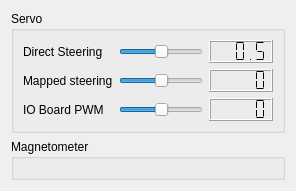
       <widget class="QWidget" name="tab_4">
        <attribute name="icon">
         <iconset resource="resources.qrc">
          <normaloff>:/models/Icons/Magnet-96.png</normaloff>:/models/Icons/Magnet-96.png</iconset>
        </attribute>
        <attribute name="title">
         <string/>
        </attribute>
        <attribute name="toolTip">
         <string>Calibration</string>
        </attribute>
        <layout class="QVBoxLayout" name="verticalLayout_9">
         <item>
          <widget class="QGroupBox" name="groupBox_3">
           <property name="title">
            <string>Servo</string>
           </property>
           <layout class="QVBoxLayout" name="verticalLayout_7">
            <item>
             <layout class="QGridLayout" name="gridLayout">
              <item row="0" column="2">
               <widget class="QLCDNumber" name="servoDirectNumber">
                <property name="segmentStyle">
                 <enum>QLCDNumber::Flat</enum>
                </property>
                <property name="value" stdset="0">
                 <double>0.500000000000000</double>
                </property>
               </widget>
              </item>
              <item row="1" column="0">
               <widget class="QLabel" name="label_3">
                <property name="text">
                 <string>Mapped steering</string>
                </property>
               </widget>
              </item>
              <item row="1" column="1">
               <widget class="QSlider" name="servoMappedSlider">
                <property name="minimum">
                 <number>-1000</number>
                </property>
                <property name="maximum">
                 <number>1000</number>
                </property>
                <property name="singleStep">
                 <number>10</number>
                </property>
                <property name="value">
                 <number>0</number>
                </property>
                <property name="orientation">
                 <enum>Qt::Horizontal</enum>
                </property>
               </widget>
              </item>
              <item row="0" column="0">
               <widget class="QLabel" name="label_2">
                <property name="text">
                 <string>Direct Steering</string>
                </property>
               </widget>
              </item>
              <item row="0" column="1">
               <widget class="QSlider" name="servoDirectSlider">
                <property name="minimum">
                 <number>0</number>
                </property>
                <property name="maximum">
                 <number>1000</number>
                </property>
                <property name="singleStep">
                 <number>10</number>
                </property>
                <property name="value">
                 <number>500</number>
                </property>
                <property name="orientation">
                 <enum>Qt::Horizontal</enum>
                </property>
               </widget>
              </item>
              <item row="1" column="2">
               <widget class="QLCDNumber" name="servoMappedNumber">
                <property name="segmentStyle">
                 <enum>QLCDNumber::Flat</enum>
                </property>
                <property name="value" stdset="0">
                 <double>0.000000000000000</double>
                </property>
               </widget>
              </item>
              <item row="2" column="0">
               <widget class="QLabel" name="label_9">
                <property name="text">
                 <string>IO Board PWM</string>
                </property>
               </widget>
              </item>
              <item row="2" column="1">
               <widget class="QSlider" name="ioBoardPwmSlider">
                <property name="maximum">
                 <number>1000</number>
                </property>
                <property name="singleStep">
                 <number>10</number>
                </property>
                <property name="value">
                 <number>500</number>
                </property>
                <property name="orientation">
                 <enum>Qt::Horizontal</enum>
                </property>
               </widget>
              </item>
              <item row="2" column="2">
               <widget class="QLCDNumber" name="ioBoardPwmNumber">
                <property name="segmentStyle">
                 <enum>QLCDNumber::Flat</enum>
                </property>
               </widget>
              </item>
             </layout>
            </item>
           </layout>
          </widget>
         </item>
         <item>
          <widget class="QGroupBox" name="groupBox_2">
           <property name="sizePolicy">
            <sizepolicy hsizetype="Preferred" vsizetype="MinimumExpanding">
             <horstretch>0</horstretch>
             <verstretch>0</verstretch>
            </sizepolicy>
           </property>
           <property name="title">
            <string>Magnetometer</string>
           </property>
           <layout class="QGridLayout" name="gridLayout_4">
            <item row="0" column="0">
             <widget class="MagCal" name="magCal" native="true"/>
            </item>
           </layout>
          </widget>
         </item>
        </layout>
       </widget>
